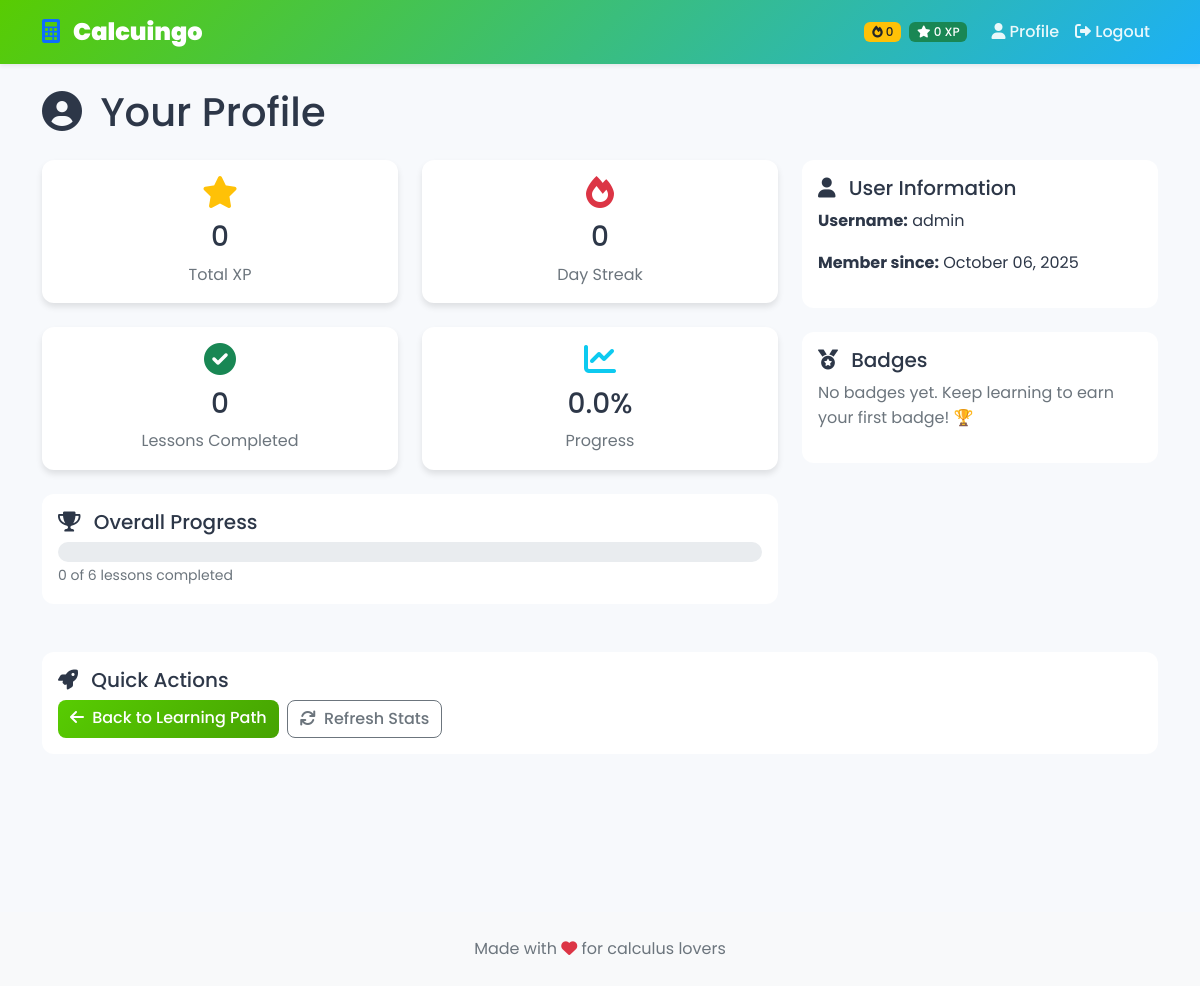
The app's page /profile (signed in) with its own data.
### models.py (models this page shows, shortened)
class User(db.Model):
    id = db.Column(db.Integer, primary_key=True)
    username = db.Column(db.String(80), unique=True, nullable=False)  # Unique username for login
    password = db.Column(db.String(120), nullable=False)  # Hashed password (not plain text)
    xp = db.Column(db.Integer, default=0)  # Experience points earned from completing lessons
    streak = db.Column(db.Integer, default=0)  # Daily login streak counter
    last_login = db.Column(db.DateTime, default=datetime.utcnow)  # Track last login for streak calculation
    badges = db.Column(db.Text, default='[]')  # JSON string storing earned badge names
    def get_badges(self):
        try:
            return json.loads(self.badges)
        except:
            return []  # Return empty list if JSON is invalid

### app.py (the view)
@app.route('/profile')
def profile():
    if 'user_id' not in session:
        return redirect(url_for('auth.login'))
    user = User.query.get(session['user_id'])
    if not user:
        return redirect(url_for('auth.login'))
    completed_lessons = Progress.query.filter_by(user_id=user.id, completed=True).count()
    total_lessons = Lesson.query.count()
    return render_template('profile.html',
                         user=user,
                         completed_lessons=completed_lessons,
                         total_lessons=total_lessons)

### templates/profile.html (shortened to what this page needs)
{% extends "base.html" %}
{% block main_class %}profile-page{% endblock %}
{% block content %}
<div class="container py-4">
    <div class="row">
        <div class="col-12">
            <h1 class="mb-4">
                <i class="fas fa-user-circle me-2"></i>
                Your Profile
            </h1>
        </div>
    </div>
    <div class="row">
        <div class="col-lg-8">
            <div class="row">
                <div class="col-md-6 mb-4">
                    <div class="card stats-card">
                        <div class="card-body text-center">
                            <i class="fas fa-star text-warning" style="font-size: 2rem;"></i>
                            <h3 class="mt-2">{{ user.xp }}</h3>
                            <p class="text-muted mb-0">Total XP</p>
                        </div>
                    </div>
                </div>
                <div class="col-md-6 mb-4">
                    <div class="card stats-card">
                        <div class="card-body text-center">
                            <i class="fas fa-fire text-danger" style="font-size: 2rem;"></i>
                            <h3 class="mt-2">{{ user.streak }}</h3>
                            <p class="text-muted mb-0">Day Streak</p>
                        </div>
                    </div>
                </div>
                <div class="col-md-6 mb-4">
                    <div class="card stats-card">
                        <div class="card-body text-center">
                            <i class="fas fa-check-circle text-success" style="font-size: 2rem;"></i>
                            <h3 class="mt-2">{{ completed_lessons }}</h3>
                            <p class="text-muted mb-0">Lessons Completed</p>
                        </div>
                    </div>
                </div>
                <div class="col-md-6 mb-4">
                    <div class="card stats-card">
                        <div class="card-body text-center">
                            <i class="fas fa-chart-line text-info" style="font-size: 2rem;"></i>
                            <h3 class="mt-2">{{ (completed_lessons / total_lessons * 100)|round }}%</h3>
                            <p class="text-muted mb-0">Progress</p>
                        </div>
                    </div>
                </div>
            </div>
            <div class="card mb-4">
                <div class="card-body">
                    <h5 class="card-title">
                        <i class="fas fa-trophy me-2"></i>
                        Overall Progress
                    </h5>
                    <div class="progress" style="height: 20px;">
                    </div>
                    <small class="text-muted">
                        {{ completed_lessons }} of {{ total_lessons }} lessons completed
                    </small>
                </div>
            </div>
        </div>
        <div class="col-lg-4">
            <div class="card mb-4">
                <div class="card-body">
                    <h5 class="card-title">
                        <i class="fas fa-user me-2"></i>
                        User Information
                    </h5>
                    <p><strong>Username:</strong> {{ user.username }}</p>
                    <p><strong>Member since:</strong> {{ user.last_login.strftime('%B %d, %Y') if user.last_login else 'Recently' }}</p>
                </div>
            </div>
            <div class="card">
                <div class="card-body">
                    <h5 class="card-title">
                        <i class="fas fa-medal me-2"></i>
                        Badges
                    </h5>
                    {% if user.get_badges() %}
                        {% for badge in user.get_badges() %}
                        <div class="badge-item mb-2">
                            <i class="fas fa-award text-warning me-2"></i>
                            <span>{{ badge }}</span>
                        </div>
                        {% endfor %}
                    {% else %}
                        <p class="text-muted">No badges yet. Keep learning to earn your first badge! 🏆</p>
                    {% endif %}
                </div>
            </div>
        </div>
    </div>
    <div class="row mt-4">
        <div class="col-12">
            <div class="card">
                <div class="card-body">
                    <h5 class="card-title">
                        <i class="fas fa-rocket me-2"></i>
                        Quick Actions
                    </h5>
                    <div class="d-flex gap-2">
                        <a href="{{ url_for('learning_path') }}" class="btn btn-primary">
                            <i class="fas fa-arrow-left me-1"></i>
                            Back to Learning Path
                        </a>
                        <button class="btn btn-outline-secondary" onclick="location.reload()">
                            <i class="fas fa-sync me-1"></i>
                            Refresh Stats
                        </button>
                    </div>
                </div>
            </div>
        </div>
    </div>
</div>
{% endblock %}

### static/css/style.css (style rules this page uses)
:root { --primary-color: #58cc02; --primary-dark: #46a302; --secondary-color: #1cb0f6; --accent-color: #ff4b4b; --warning-color: #ffc800; --success-color: #58cc02; --danger-color: #ff4b4b; --light-bg: #f7f9fc; --text-dark: #2d3748; --text-muted: #718096; --border-radius: 12px; --shadow: 0 4px 6px rgba(0, 0, 0, 0.1); --shadow-lg: 0 10px 25px rgba(0, 0, 0, 0.15); }
body { font-family: 'Poppins', sans-serif; background-color: var(--light-bg); color: var(--text-dark); line-height: 1.6; }
.stats-card { border: none; box-shadow: var(--shadow); border-radius: var(--border-radius); transition: all 0.3s ease; }
.btn { border-radius: 8px; font-weight: 500; transition: all 0.3s ease; }
.btn-primary { background: linear-gradient(135deg, var(--primary-color), var(--primary-dark)); border: none; }
.card { border: none; border-radius: var(--border-radius); transition: all 0.3s ease; }
.progress { border-radius: 10px; overflow: hidden; }

### records on screen
User: xp "0", streak "0", username "admin", last_login "October 06, 2025"

### other values on screen
{{ completed_lessons }} "0"
{{ (completed_lessons / total_lessons * 100)|round }} "0.0"
{{ total_lessons }} "6"
